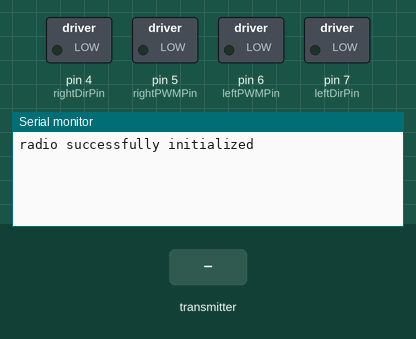
This sketch was run on a simulated Arduino Uno, built with avr-gcc and run on an emulated ATmega328P. On the bench: switched loads named in the sketch (green lamp = pin HIGH), the last lines printed to the serial monitor. The inputs (shaded band) are chosen by the test bench. No radio packets arrive unless stated.

Above: at 1.2 s.
1.3 s: the transmitter starts sending data = 0
At 1.9 s:
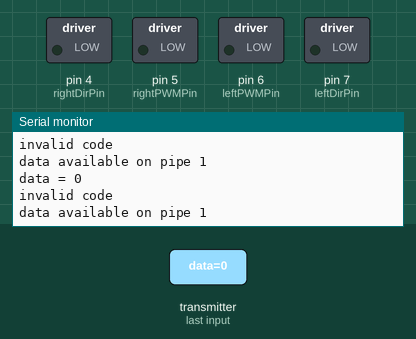
2.8 s: the transmitter starts sending data = 256
5.8 s: the transmitter starts sending data = 1023
At 6.9 s:
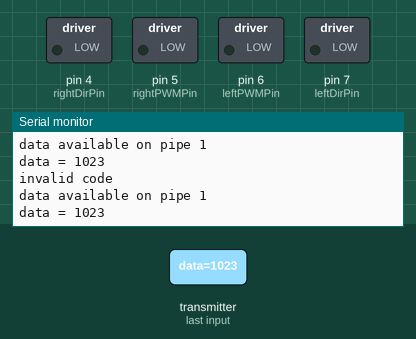
Timing chart, 0 to 8.8 s (numbered marks = the images above; inputs shaded):
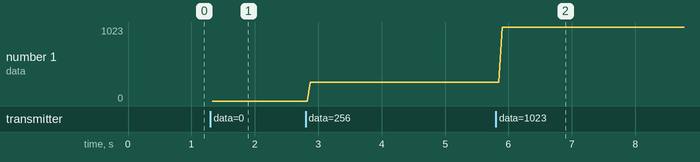

The sketch:

rf24Rcvr.ino
```cpp
/*
   Example using the nRF24L01 radio module to communicate
   between two Arduinos,
   the transmitter is connected to some pushbuttons
   the receiver is connected to a motor driver

   These sketches require the RF24 library by TMRH20

   14 NOV 2021 - ms - changed baud rate to 9600
*/

// Pin usage
// nRF24L01 uses SPI which is fixed on pins 11, 12, and 13.
// It also requires two other signals
// (CE = Chip Enable, CSN = Chip Select Not)
// Which can be any pins:

const int CEPIN = 9;
const int CSNPIN = 10;

// In summary,
// nRF 24L01 pin    Arduino pin   name
//          1                     GND
//          2                     3.3V
//          3             9       CE
//          4             10      CSN
//          5             13      SCLK
//          6             11      MOSI/COPI
//          7             12      MISO/CIPO

#include <SPI.h>
#include <nRF24L01.h>
#include <RF24.h>
RF24 radio(CEPIN, CSNPIN);  // CE, CSN


// Byte of array representing the address.
// This is the address where we will send the data.
// This should be same on the receiving side.
const byte address[6] = "00001";

// Motor controller pins
const int rightDirPin = 4;
const int rightPWMPin = 5;
const int leftDirPin = 7;
const int leftPWMPin = 6;


void setup() {

  // Motor controller pins
  pinMode(rightDirPin, OUTPUT);
  pinMode(leftDirPin, OUTPUT);

  Serial.begin(9600);

  // RF24 setup
  if (!radio.begin()) {
    Serial.println("radio  initialization failed");
    while (1)
      ;
  } else {
    Serial.println("radio successfully initialized");
  }
  radio.openReadingPipe(0, address);  // Destination address
  radio.setPALevel(RF24_PA_MIN);      // Min or max
  radio.startListening();             // sets  module as receiver
}
void loop() {
  uint8_t pipeNum;
  if (radio.available(&pipeNum))  //Looking for the data.
  {
    int data;

    Serial.print("data available on pipe ");
    Serial.println(pipeNum);

    radio.read(&data, sizeof(data));  //Reading the data
    Serial.print("data = ");
    Serial.println( data);


    switch (data) {
      case 0b00000001:
        Serial.println("turning right");
        digitalWrite(rightDirPin, LOW);
        analogWrite(rightPWMPin, 200);
        break;
      case 0b00000010:
        Serial.println("forward");
        digitalWrite(rightDirPin, HIGH);
        analogWrite(rightPWMPin, 0);
        digitalWrite(leftDirPin, LOW);
        analogWrite(leftPWMPin, 255);
        break;
      case 0b00000100:
        Serial.println("turning left");
        digitalWrite(leftDirPin, HIGH);
        analogWrite(leftPWMPin, 50);
        break;
      default:
        Serial.println("invalid code");
        stop();
        digitalWrite(rightDirPin, LOW);
        digitalWrite(rightPWMPin, LOW);
        break;
    }
  } else {
    //Serial.println("stop");
    stop();
  }
  delay(5);
}

void stop() {

  digitalWrite(rightDirPin, LOW);
  analogWrite(rightPWMPin, 0);
  digitalWrite(leftDirPin, LOW);
  analogWrite(leftPWMPin, 0);
}
```

Measured:
- after the input at 1.3 s, the serial monitor: prints a new line at once (image 1)
- after the input at 5.8 s, the serial monitor: prints a new line after 0.10 s (image 2)
- plotted number 1: 0 → 256 after the input at 2.8 s, 256 → 1023 after the input at 5.8 s
